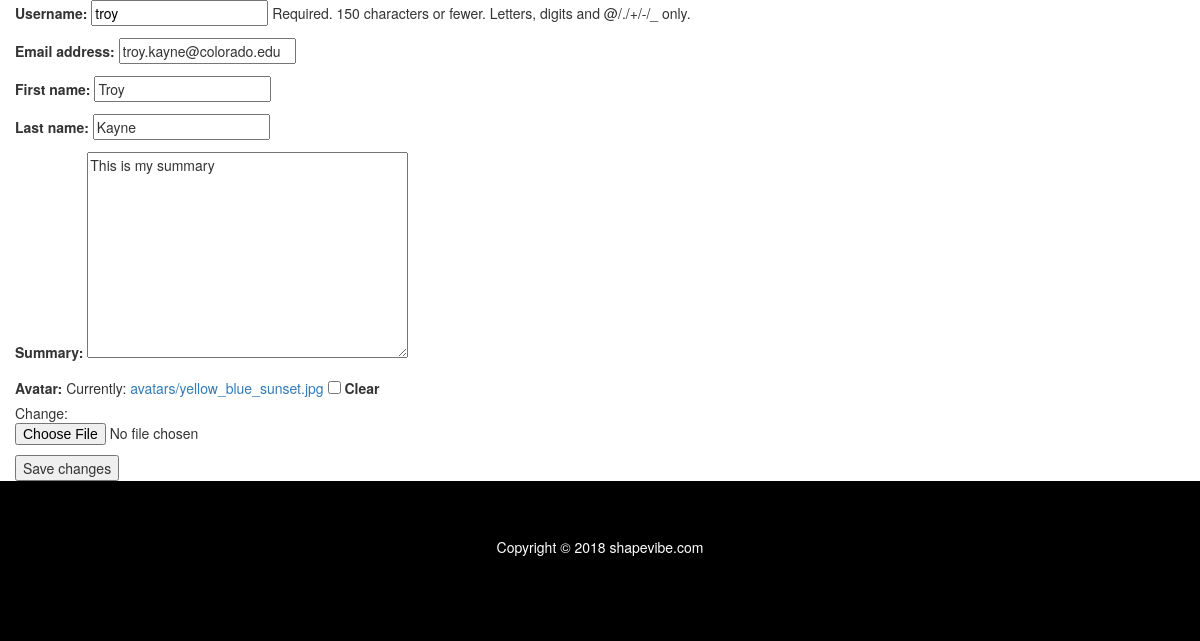
Page /gifts/profile/edit (signed in) on the earlier database version.
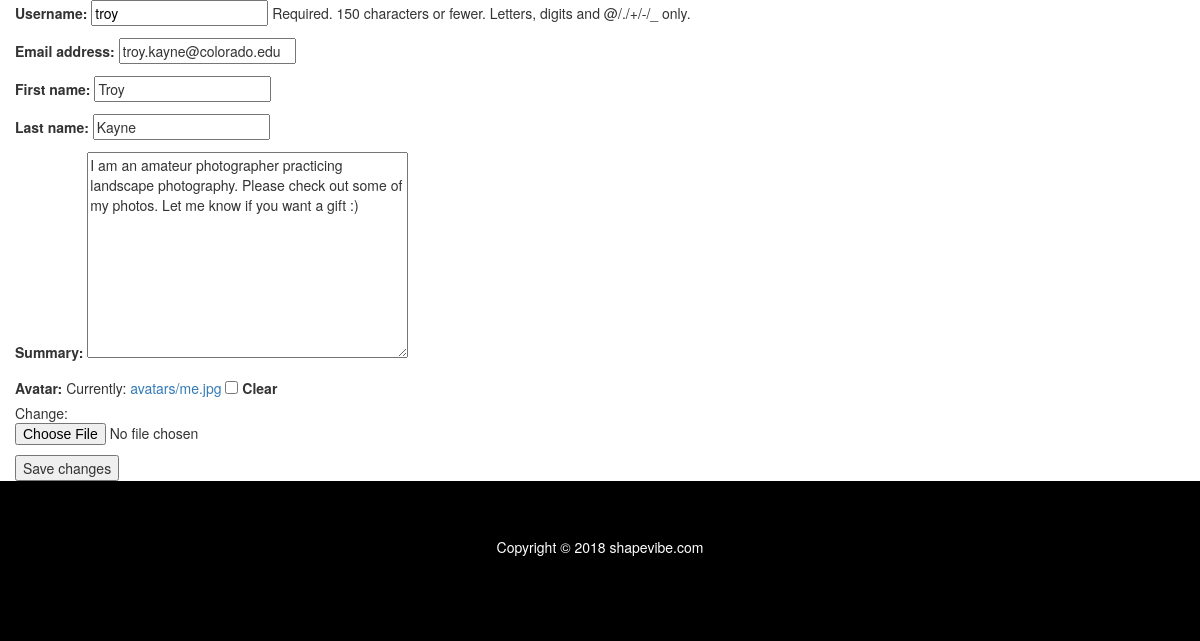
Same page on the later database version.
### gift/models.py (models this page shows, shortened)
class Profile(models.Model):
    user = models.OneToOneField(User, on_delete=models.CASCADE)
    first_name = models.CharField(max_length=15, blank=True)
    last_name = models.CharField(max_length=20, blank=True)
    summary = models.TextField(max_length=500, blank=True)
    avatar = models.FileField(upload_to='avatars/', blank=True)

### gift/views.py (the view)
@login_required
def update_profile(request):
    if request.method == 'POST':
        user_form = UserForm(request.POST, instance=request.user)
        profile_form = ProfileForm(request.POST, request.FILES, instance=request.user.profile)
        if user_form.is_valid() and profile_form.is_valid():
            user_form.save()
            profile = profile_form.save(commit=False)
            if profile.avatar:
                file_type = profile.avatar.url.split('.')[-1]
                if file_type not in IMAGE_FILE_TYPES:
                    context = {
                        'profile_form': profile_form,
                        'user_form': user_form,
                        'error_message': 'Image file must be PNG, JPG, or JPEG',
                    }
                    return render(request, 'gift/edit_profile.html', context)
            profile.save()
            context = {
                'user': request.user,
                'gifts': Gift.objects.filter(user=request.user),
                'success_message': 'You succesfully updated your profile',
            }
            return render(request, 'gift/profile.html', context)
        else:
            context = {
                'user_form': user_form,
                'profile_form': profile_form,
                'error_message': 'Error saving profile info',
            }
            return render(request, 'gift/edit_profile.html', context)
    else:
        user_form = UserForm(instance=request.user)
        profile_form = ProfileForm(instance=request.user.profile)
    return render(request, 'gift/edit_profile.html', {'user_form': user_form,'profile_form': profile_form})

### gift/forms.py
class UserForm(forms.ModelForm):
    class Meta:
        model = User
        fields = ('username', 'email')

class ProfileForm(forms.ModelForm):
    class Meta:
        model = Profile
        fields = ('first_name', 'last_name', 'summary', 'avatar')

### gift/templates/gift/edit_profile.html (shortened to what this page needs)
{% extends 'gift/base.html' %}
{% load static %}
{% block body %}
<div class="container-fluid">
    <form class="horizontal-form" method="post" role="form" enctype="multipart/form-data">
        {{ user_form.as_p }}
        {{ profile_form.as_p }}
        <button type="submit">Save changes</button>
    </form>
</div>
{% endblock %}

Differences in the rows shown:
changed Profile "Troy": summary "This is my summary" → "I am an amateur photographer practicing landscape photography. Please check out some of my photos. Let me know if you want a gift :)"
Other differences:
text no longer shown: "First name: Last name: Summary: Avatar: Currently: avatars/yellow_blue_sunset.jpg Clear Change:"
text now shown: "First name: Last name: Summary: Avatar: Currently: avatars/me.jpg Clear Change:"
